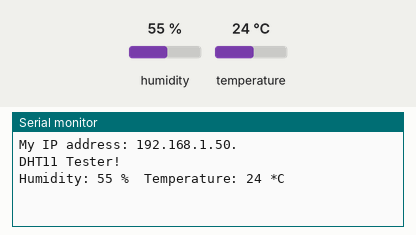
Simulated run of this sketch. Board: Arduino Leonardo, built with avr-gcc and run on an emulated ATmega32U4. On the bench: the last lines printed to the serial monitor. Inputs (shaded band) come from the test bench; at power-on: humidity 55 %, temperature 24 °C. WiFi joins after 1.5 s; servers stay silent unless stated.

Above: at 2.7 s.
2.8 s: humidity set to 22 %
At 5.0 s:
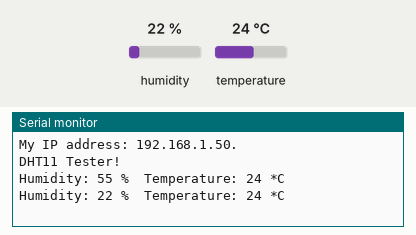
5.5 s: temperature set to 12 °C
At 6.2 s:
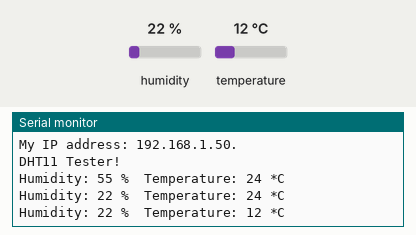
8.2 s: humidity set to 40 %
At 11.1 s:
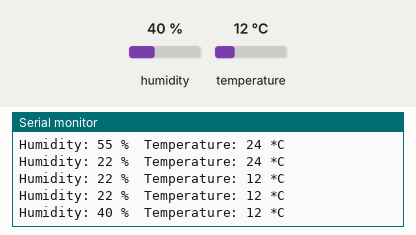
Timing chart, 0 to 12.6 s (numbered marks = the images above; inputs shaded):
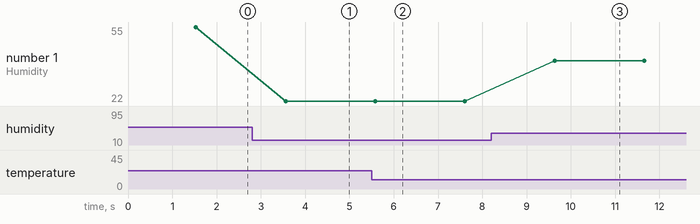

Measured:
- after the input at 2.8 s, the serial monitor: prints a new line after 0.76 s (image 1)
- after the input at 5.5 s, the serial monitor: prints a new line after 0.08 s (image 2)
- after the input at 8.2 s, the serial monitor: prints a new line after 1.4 s (image 3)
- plotted number 1: 55 → 22 after the input at 2.8 s, 22 → 40 after the input at 8.2 s

The sketch:

sketch.ino
```cpp
#include <SPI.h>
#include <Ethernet.h>
//DHT Stuff
#include "DHT.h"


#define DHTPIN 2     // what pin we're connected to
#define DHTTYPE DHT11   // DHT 11
byte mac[] = {
  0x00, 0xAA, 0xBB, 0xCC, 0xDE, 0x02
};


EthernetClient client;
DHT dht(DHTPIN, DHTTYPE);

void setup() {
  // put your setup code here, to run once:

// Open serial communications and wait for port to open:
  Serial.begin(9600);
  // this check is only needed on the Leonardo:
  while (!Serial) {
    ; // wait for serial port to connect. Needed for native USB port only
  }

  // start the Ethernet connection:
  if (Ethernet.begin(mac) == 0) {
    Serial.println("Failed to configure Ethernet using DHCP");
    // no point in carrying on, so do nothing forevermore:
    for (;;)
      ;
  }
  // print your local IP address:
  printIPAddress();

  Serial.println("DHT11 Tester!");

dht.begin();

}

void loop() {
  // put your main code here, to run repeatedly:

 // Reading temperature or humidity takes about 250 milliseconds!
  // Sensor readings may also be up to 2 seconds 'old' (its a very slow sensor)
  int h = dht.readHumidity();
  int t = dht.readTemperature();

  // check if returns are valid, if they are NaN (not a number) then something went wrong!
  if (isnan(t) || isnan(h)) {
    Serial.println("Failed to read from DHT");
  } else {
    Serial.print("Humidity: ");
    Serial.print(h);
    Serial.print(" %\t");
    Serial.print("Temperature: ");
    Serial.print(t);
    Serial.println(" *C");
  }

delay(2000);
}

void printIPAddress()
{
  Serial.print("My IP address: ");
  for (byte thisByte = 0; thisByte < 4; thisByte++) {
    // print the value of each byte of the IP address:
    Serial.print(Ethernet.localIP()[thisByte], DEC);
    Serial.print(".");
  }

  Serial.println();
}
```
